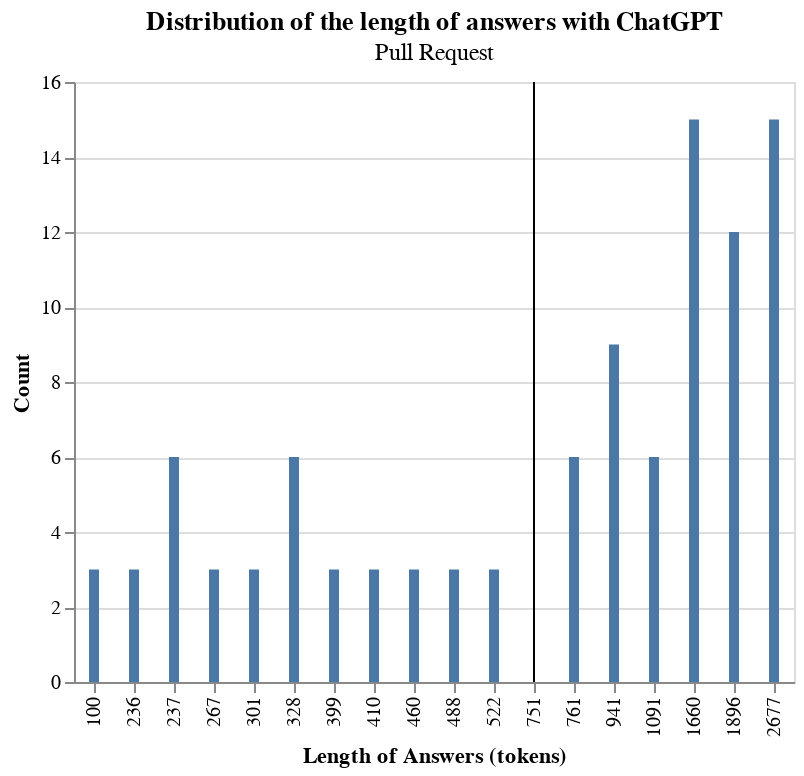

Here is the notebook cell this chart was saved with:
### Markdown cell above
![Distriubtoin of the length of answers with ChatGPT](./graphs/answer-pr-hist.png)

### Code cell
# Checking histogarm -- remove extreme data point.
bad = np.argmax(df_url_ans["count"])
df_clean = df_url_ans.loc[~df_url_ans.index.isin([bad])]
print(
    f"Average length of answers per pr after removing extreme data point: "
    f"{np.mean(df_clean["mean"]):.2f}"
    )
inter_bar = alt.Chart(df_clean).mark_bar(size=5).encode(
    x=alt.X(
        "mean:N",
        title="Length of Answers (tokens)",
    ),
    y=alt.Y("count", title="Count"),
).properties(
    title={
        "text": "Distribution of the length of answers with ChatGPT",
        "subtitle": "Pull Request"
    }
)

rule = alt.Chart(df_clean).mark_rule().encode(
    x=alt.X(
        'mean:N',
        aggregate="mean",
        type='nominal',
        axis=alt.Axis(format="2d")
    ),
)

alt.layer(inter_bar, rule)

### Figure 1 — Vega-Lite specification as saved in the notebook (floating-point values rounded to 4 significant figures)
{"config": {"view": {"continuousWidth": 300, "continuousHeight": 300}}, "layer": [{"mark": {"type": "bar", "size": 5}, "encoding": {"x": {"field": "mean", "title": "Length of Answers (tokens)", "type": "nominal"}, "y": {"field": "count", "title": "Count", "type": "quantitative"}}, "title": {"text": "Distribution of the length of answers with ChatGPT", "subtitle": "Pull Request"}}, {"mark": {"type": "rule"}, "encoding": {"x": {"aggregate": "mean", "axis": {"format": "2d"}, "field": "mean", "type": "nominal"}}}], "data": {"name": "data-928b463cf07b375ad321e054bd04ad50"}, "$schema": "https://vega.github.io/schema/vega-lite/v5.20.1.json", "datasets": {"data-928b463cf07b375ad321e054bd04ad50": [{"URL_pr": "https://github.com/Hochfrequenz/kohlrahbi/pull/158", "mean": 267.0, "count": 3}, {"URL_pr": "https://github.com/RND247/Pype-Synthetic-Data-for-Testing/pull/16", "mean": 761.0, "count": 6}, {"URL_pr": "https://github.com/aiplanethub/genai-stack/pull/21", "mean": 410.0, "count": 3}, {"URL_pr": "https://github.com/app-sre/qontract-reconcile/pull/3630", "mean": 1660.0, "count": 15}, {"URL_pr": "https://github.com/bancaditalia/black-it/pull/58", "mean": 522.0, "count": 3}, {"URL_pr": "https://github.com/bbelderbos/htmx-demo/pull/2", "mean": 941.0, "count": 9}, {"URL_pr": "https://github.com/chitalian/gptask/pull/2", "mean": 301.0, "count": 3}, {"URL_pr": "https://github.com/comfyanonymous/ComfyUI/pull/1115", "mean": 488.0, "count": 3}, {"URL_pr": "https://github.com/jefftriplett/frontmatter-cli/pull/6", "mean": 1896.0, "count": 12}, {"URL_pr": "https://github.com/livingbio/gpt-fn/pull/4", "mean": 1091.0, "count": 6}, {"URL_pr": "https://github.com/metaphorsystems/metaphor-python/pull/5", "mean": 328.0, "count": 6}, {"URL_pr": "https://github.com/microsoft/visionmetrics/pull/42", "mean": 460.0, "count": 3}, {"URL_pr": "https://github.com/monarch-initiative/oai-monarch-plugin/pull/39", "mean": 100.0, "count": 3}, {"URL_pr": "https://github.com/paul-gauthier/aider/pull/119", "mean": 237.0, "count": 6}, {"URL_pr": "https://github.com/roslinmahmud/easy-hire-backend/pull/11", "mean": 399.0, "count": 3}, {"URL_pr": "https://github.com/tinygrad/tinygrad/pull/1661", "mean": 2677.0, "count": 15}, {"URL_pr": "https://github.com/wafflestudio/wacruit-server/pull/26", "mean": 236.0, "count": 3}]}}
